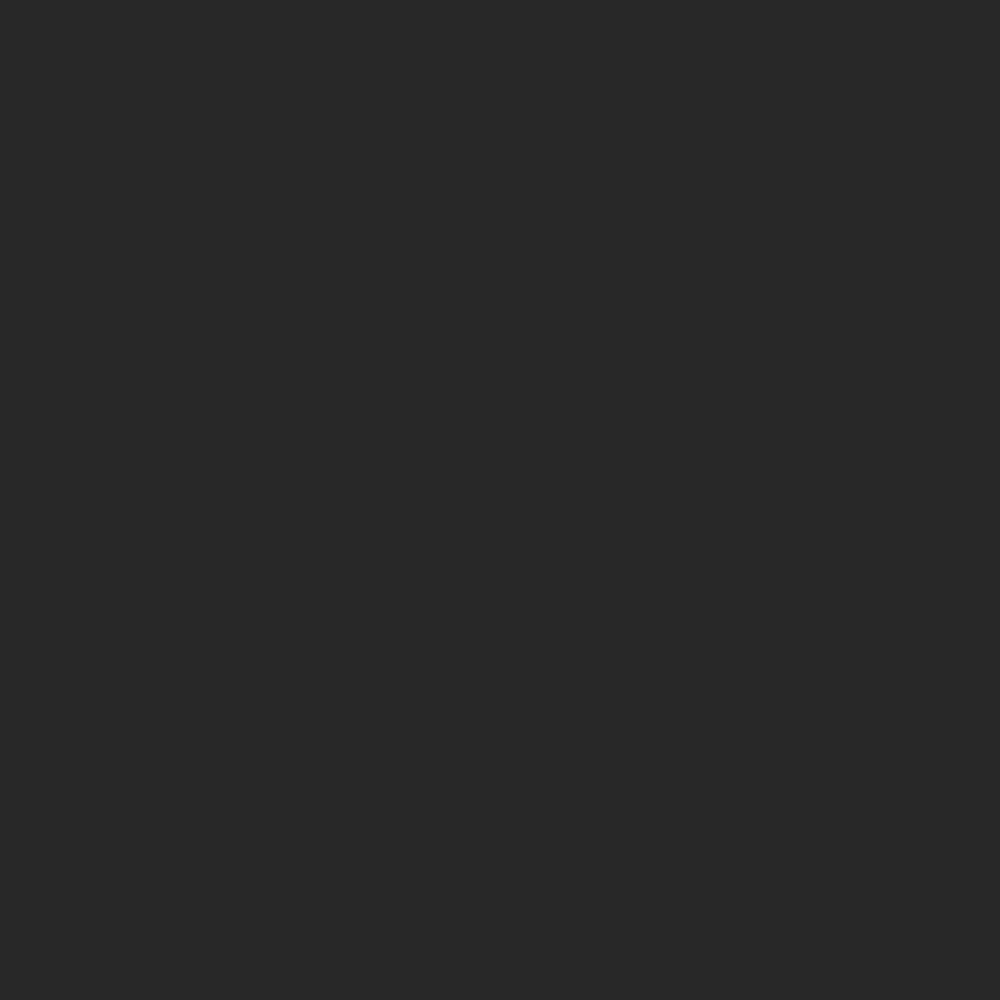
Frame 1 (no input)
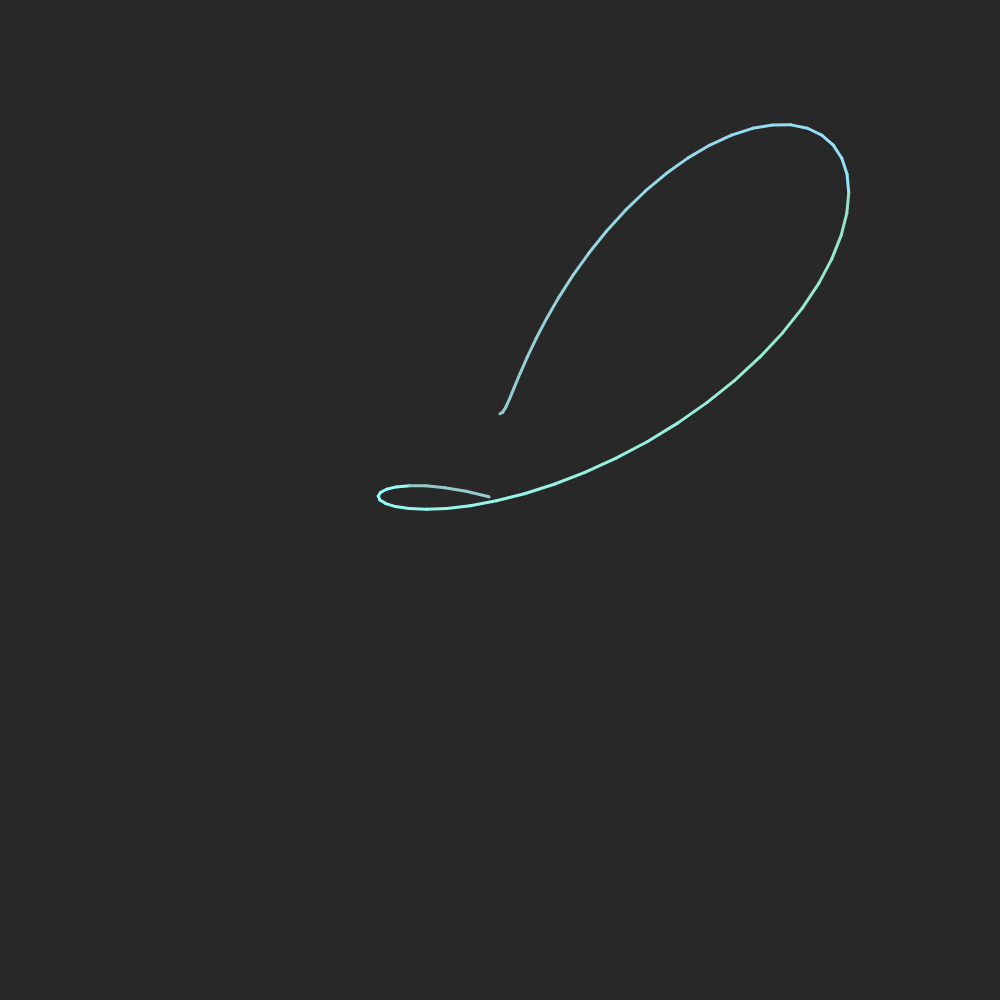
Frame 60 (no input)
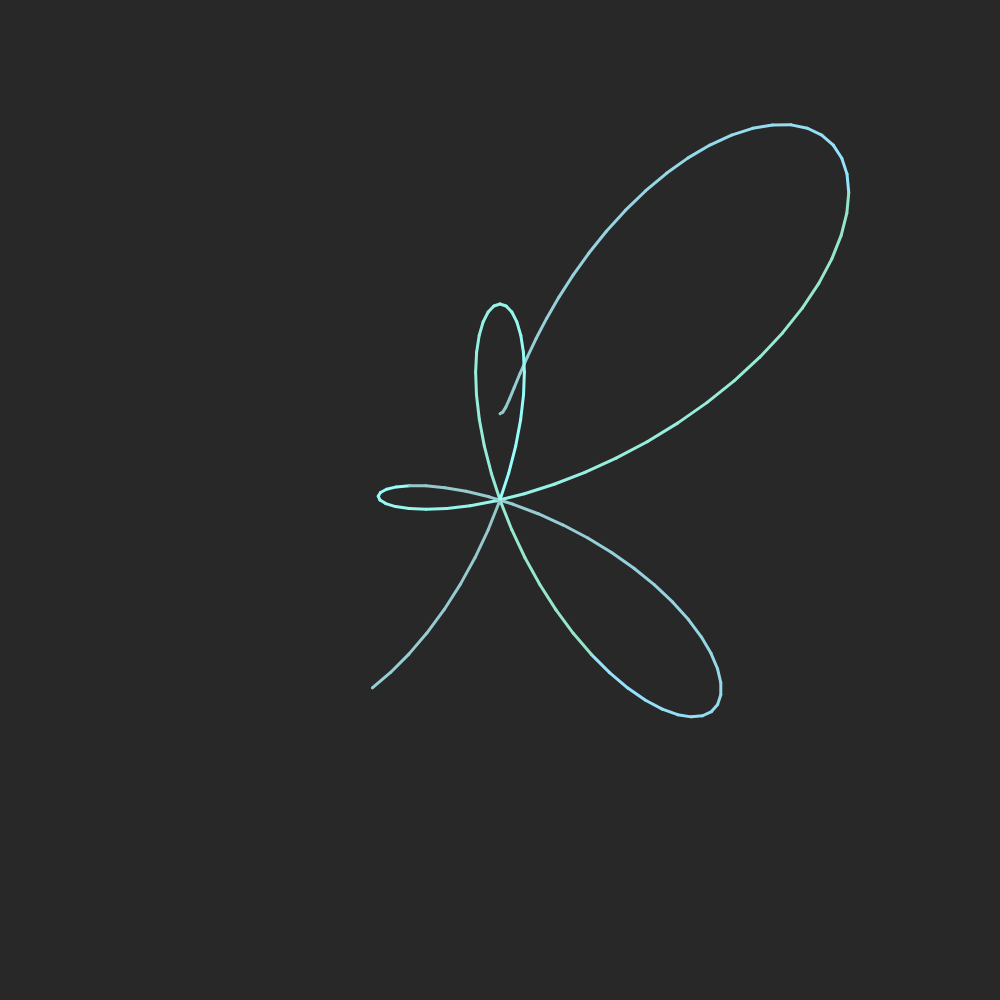
Frame 120 (the mouse pressed at the canvas centre since frame 60)

The p5.js sketch that drew these frames (run headless with seeded random() and noise() and a simulated clock; from frame 60 on, the mouse is pressed at the canvas centre):

// p5.js sketch
// ── sketch.js
// References:
// http://paulbourke.net/geometry/butterfly/

const e = Math.E;
let u, r, speed, count;
let prev_x = 0,
    prev_y = 0;

function setup() {
  
  const length = min(innerWidth, innerHeight)
  createCanvas(length, length).center('horizontal')
  background(40)
  
  u = 0
  r = width * 0.12
  speed = PI / 100
  count = 0 
}

function draw() {
  translate(width/2, height/2)
  rotate(-PI/2)
  
  stroke(150, count % 56 + 200, (count * 2) % 56 + 200)
  strokeWeight(3)
  
  let x = r * cos(u) * (pow(e, cos(u)) - 2*cos(4*u) - pow(sin(u/12), 5))
  let y = r * sin(u) * (pow(e, cos(u)) - 2*cos(4*u) - pow(sin(u/12), 5))
  
  if (count > 0) {
    line(prev_x, prev_y, x, y)
  }
  
  prev_x = x
  prev_y = y
  
  u += speed
  count += 1
}
